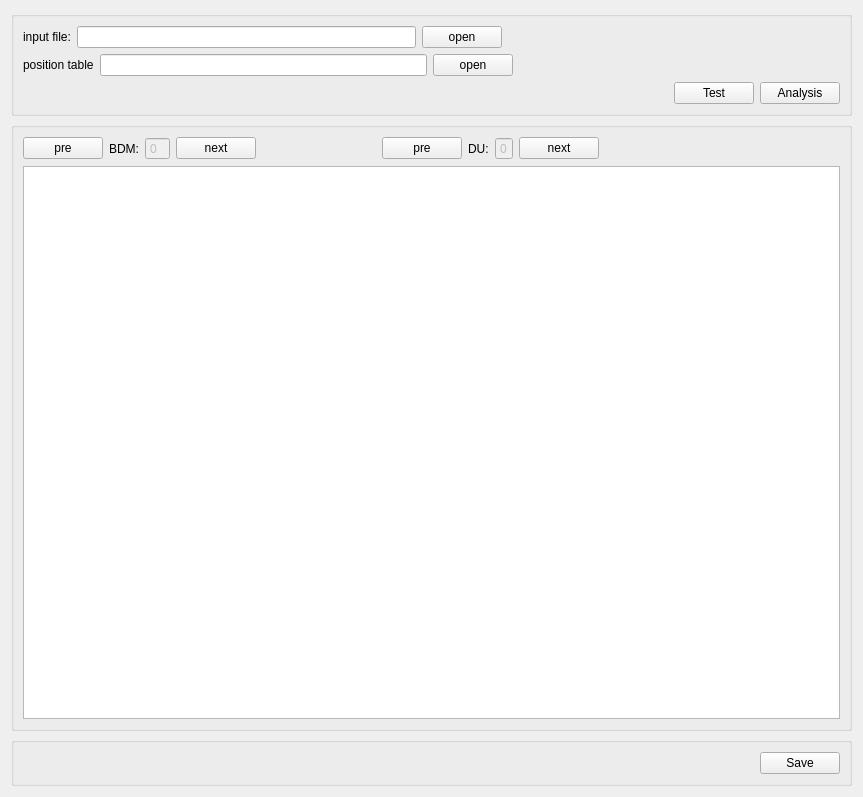
<?xml version="1.0" encoding="UTF-8"?>
<ui version="4.0">
 <class>EnergyCalibration</class>
 <widget class="QWidget" name="EnergyCalibration">
  <property name="geometry">
   <rect>
    <x>0</x>
    <y>0</y>
    <width>863</width>
    <height>797</height>
   </rect>
  </property>
  <property name="windowTitle">
   <string>Form</string>
  </property>
  <layout class="QVBoxLayout" name="verticalLayout_4">
   <item>
    <widget class="QGroupBox" name="groupBox">
     <property name="title">
      <string/>
     </property>
     <layout class="QVBoxLayout" name="verticalLayout">
      <item>
       <layout class="QHBoxLayout" name="horizontalLayout">
        <item>
         <widget class="QLabel" name="label">
          <property name="text">
           <string>input file:</string>
          </property>
         </widget>
        </item>
        <item>
         <widget class="QLineEdit" name="lineEdit"/>
        </item>
        <item>
         <widget class="QPushButton" name="pushButton_10">
          <property name="text">
           <string>open</string>
          </property>
         </widget>
        </item>
        <item>
         <spacer name="horizontalSpacer_5">
          <property name="orientation">
           <enum>Qt::Horizontal</enum>
          </property>
          <property name="sizeHint" stdset="0">
           <size>
            <width>40</width>
            <height>20</height>
           </size>
          </property>
         </spacer>
        </item>
       </layout>
      </item>
      <item>
       <layout class="QHBoxLayout" name="horizontalLayout_4">
        <item>
         <widget class="QLabel" name="label_6">
          <property name="text">
           <string>position table</string>
          </property>
         </widget>
        </item>
        <item>
         <widget class="QLineEdit" name="lineEdit_3"/>
        </item>
        <item>
         <widget class="QPushButton" name="pushButton_13">
          <property name="text">
           <string>open</string>
          </property>
         </widget>
        </item>
        <item>
         <spacer name="horizontalSpacer_7">
          <property name="orientation">
           <enum>Qt::Horizontal</enum>
          </property>
          <property name="sizeHint" stdset="0">
           <size>
            <width>40</width>
            <height>20</height>
           </size>
          </property>
         </spacer>
        </item>
       </layout>
      </item>
      <item>
       <layout class="QHBoxLayout" name="horizontalLayout_5">
        <item>
         <spacer name="horizontalSpacer_8">
          <property name="orientation">
           <enum>Qt::Horizontal</enum>
          </property>
          <property name="sizeHint" stdset="0">
           <size>
            <width>40</width>
            <height>20</height>
           </size>
          </property>
         </spacer>
        </item>
        <item>
         <widget class="QPushButton" name="pushButton_11">
          <property name="text">
           <string>Test</string>
          </property>
         </widget>
        </item>
        <item>
         <widget class="QPushButton" name="pushButton">
          <property name="text">
           <string>Analysis</string>
          </property>
         </widget>
        </item>
       </layout>
      </item>
     </layout>
    </widget>
   </item>
   <item>
    <widget class="QGroupBox" name="groupBox_2">
     <property name="title">
      <string/>
     </property>
     <layout class="QVBoxLayout" name="verticalLayout_2" stretch="1,5">
      <item>
       <layout class="QHBoxLayout" name="horizontalLayout_3">
        <item>
         <widget class="QPushButton" name="pushButton_4">
          <property name="text">
           <string>pre</string>
          </property>
         </widget>
        </item>
        <item>
         <widget class="QLabel" name="label_2">
          <property name="text">
           <string>BDM:</string>
          </property>
         </widget>
        </item>
        <item>
         <widget class="QSpinBox" name="spinBox">
          <property name="enabled">
           <bool>false</bool>
          </property>
          <property name="buttonSymbols">
           <enum>QAbstractSpinBox::NoButtons</enum>
          </property>
          <property name="maximum">
           <number>23</number>
          </property>
         </widget>
        </item>
        <item>
         <widget class="QPushButton" name="pushButton_5">
          <property name="text">
           <string>next</string>
          </property>
         </widget>
        </item>
        <item>
         <spacer name="horizontalSpacer_2">
          <property name="orientation">
           <enum>Qt::Horizontal</enum>
          </property>
          <property name="sizeHint" stdset="0">
           <size>
            <width>40</width>
            <height>20</height>
           </size>
          </property>
         </spacer>
        </item>
        <item>
         <widget class="QPushButton" name="pushButton_6">
          <property name="text">
           <string>pre</string>
          </property>
         </widget>
        </item>
        <item>
         <widget class="QLabel" name="label_3">
          <property name="text">
           <string>DU:</string>
          </property>
         </widget>
        </item>
        <item>
         <widget class="QSpinBox" name="spinBox_2">
          <property name="enabled">
           <bool>false</bool>
          </property>
          <property name="buttonSymbols">
           <enum>QAbstractSpinBox::NoButtons</enum>
          </property>
          <property name="maximum">
           <number>3</number>
          </property>
         </widget>
        </item>
        <item>
         <widget class="QPushButton" name="pushButton_7">
          <property name="text">
           <string>next</string>
          </property>
         </widget>
        </item>
        <item>
         <spacer name="horizontalSpacer_3">
          <property name="orientation">
           <enum>Qt::Horizontal</enum>
          </property>
          <property name="sizeHint" stdset="0">
           <size>
            <width>40</width>
            <height>20</height>
           </size>
          </property>
         </spacer>
        </item>
        <item>
         <spacer name="horizontalSpacer_4">
          <property name="orientation">
           <enum>Qt::Horizontal</enum>
          </property>
          <property name="sizeHint" stdset="0">
           <size>
            <width>40</width>
            <height>20</height>
           </size>
          </property>
         </spacer>
        </item>
       </layout>
      </item>
      <item>
       <layout class="QGridLayout" name="gridLayout">
        <item row="0" column="0">
         <widget class="QTableWidget" name="tableWidget"/>
        </item>
       </layout>
      </item>
     </layout>
    </widget>
   </item>
   <item>
    <widget class="QGroupBox" name="groupBox_3">
     <property name="title">
      <string/>
     </property>
     <layout class="QHBoxLayout" name="horizontalLayout_2">
      <item>
       <spacer name="horizontalSpacer">
        <property name="orientation">
         <enum>Qt::Horizontal</enum>
        </property>
        <property name="sizeHint" stdset="0">
         <size>
          <width>646</width>
          <height>20</height>
         </size>
        </property>
       </spacer>
      </item>
      <item>
       <widget class="QPushButton" name="pushButton_3">
        <property name="text">
         <string>Save</string>
        </property>
       </widget>
      </item>
     </layout>
    </widget>
   </item>
  </layout>
 </widget>
 <resources/>
 <connections/>
</ui>
